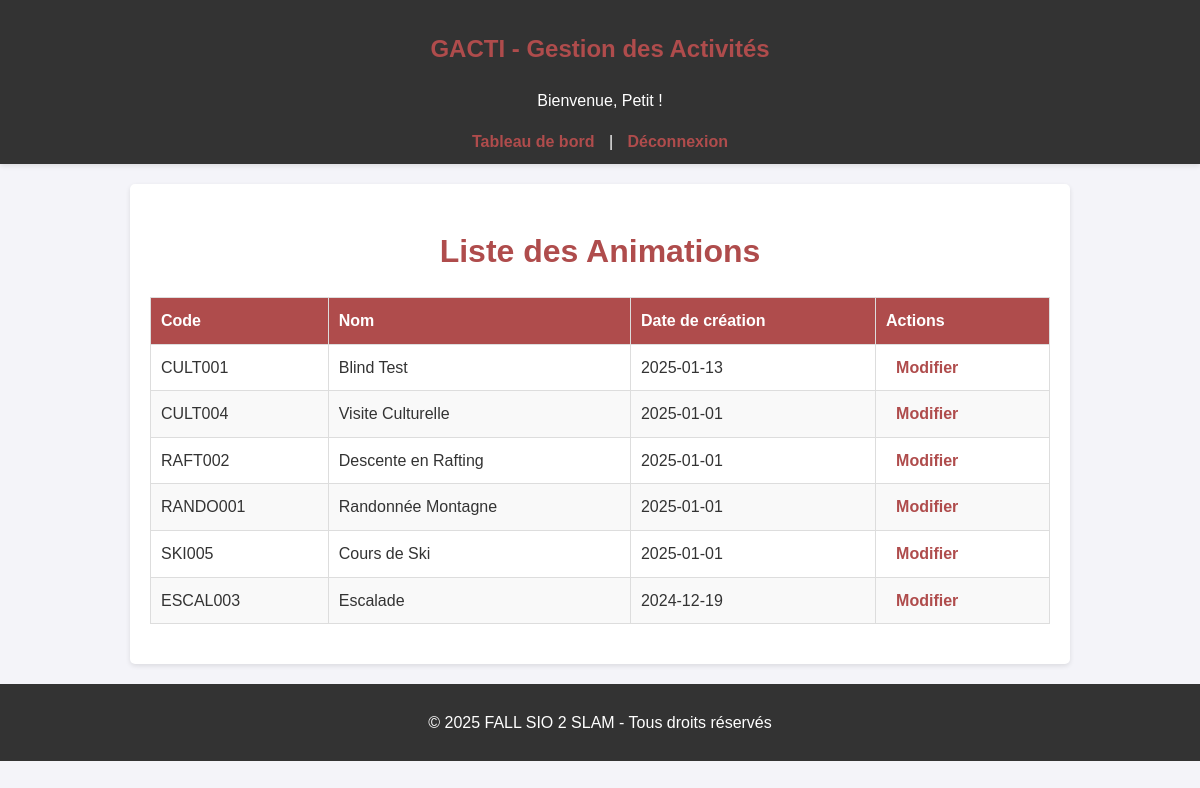
Page /pages/edit_animation_list.php (signed in) on the committed database.
### tables this page shows
CREATE TABLE `animation` (
  `CODEANIM` char(8) NOT NULL,
  `CODETYPEANIM` char(5) NOT NULL,
  `NOMANIM` char(40) DEFAULT NULL,
  `DATECREATIONANIM` date DEFAULT NULL,
  `DATEVALIDITEANIM` date DEFAULT NULL,
  `DUREEANIM` double(5,0) DEFAULT NULL,
  `LIMITEAGE` int DEFAULT NULL,
  `TARIFANIM` decimal(7,2) DEFAULT NULL,
  `NBREPLACEANIM` int DEFAULT NULL,
  `DESCRIPTANIM` char(250) DEFAULT NULL,
  `COMMENTANIM` char(250) DEFAULT NULL,
  `DIFFICULTEANIM` char(40) DEFAULT NULL
);

### pages/edit_animation_list.php (the view, shortened to what this page needs)
<?php
include('../config.php');
try {
    $stmt = $pdo->query("SELECT CODEANIM, NOMANIM, DATECREATIONANIM FROM ANIMATION ORDER BY DATECREATIONANIM DESC");
    $animations = $stmt->fetchAll(PDO::FETCH_ASSOC);
} catch (PDOException $e) {
    die("Erreur lors de la récupération des animations : " . $e->getMessage());
}
?>
<?php include('../includes/header.php'); ?>
<h1>Liste des Animations</h1>
<table border="1">
    <thead>
        <tr>
            <th>Code</th>
            <th>Nom</th>
            <th>Date de création</th>
            <th>Actions</th>
        </tr>
    </thead>
    <tbody>
        <?php foreach ($animations as $animation): ?>
            <tr>
                <td><?= htmlspecialchars($animation['CODEANIM']); ?></td>
                <td><?= htmlspecialchars($animation['NOMANIM']); ?></td>
                <td><?= htmlspecialchars($animation['DATECREATIONANIM']); ?></td>
                <td>
                    <a href="edit_animation.php?codeanim=<?= urlencode($animation['CODEANIM']); ?>">Modifier</a>
                </td>
            </tr>
        <?php endforeach; ?>
    </tbody>
</table>
<?php include('../includes/footer.php'); ?>

### style.css (style rules this page uses)
body { font-family: Arial, sans-serif; margin: 0; padding: 0; background-color: #f4f4f9; color: #333; line-height: 1.6; }
h1, h2, h3 { text-align: center; color: #af4c4c; margin-bottom: 20px; }
a { color: #af4c4c; text-decoration: none; margin: 0 10px; font-weight: bold; }
table { width: 100%; border-collapse: collapse; margin: 20px 0; }
table th, table td { padding: 10px; text-align: left; border: 1px solid #ddd; }
table th { background-color: #af4c4c; color: white; }
table tr:nth-child(even) { background-color: #f9f9f9; }

### rows in the picture
animation: CODEANIM "CULT001", NOMANIM "Blind Test", DATECREATIONANIM "2025-01-13"
animation: CODEANIM "CULT004", NOMANIM "Visite Culturelle", DATECREATIONANIM "2025-01-01"
animation: CODEANIM "RAFT002", NOMANIM "Descente en Rafting", DATECREATIONANIM "2025-01-01"
animation: CODEANIM "RANDO001", NOMANIM "Randonnée Montagne", DATECREATIONANIM "2025-01-01"
animation: CODEANIM "SKI005", NOMANIM "Cours de Ski", DATECREATIONANIM "2025-01-01"
animation: CODEANIM "ESCAL003", NOMANIM "Escalade", DATECREATIONANIM "2024-12-19"

### other values in the picture
$_SESSION['username'] "Petit"
